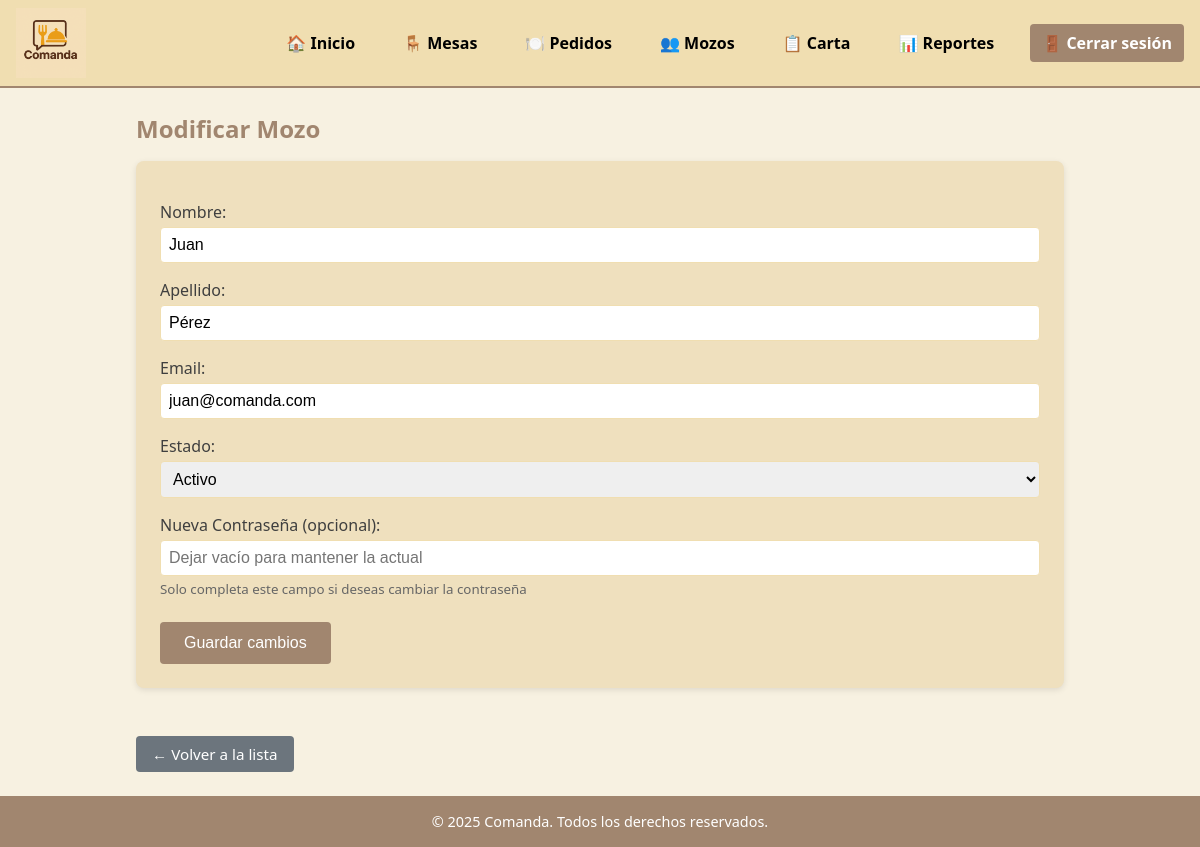
The app's page /index.php?route=mozos/edit&id=2 (signed in), older data.
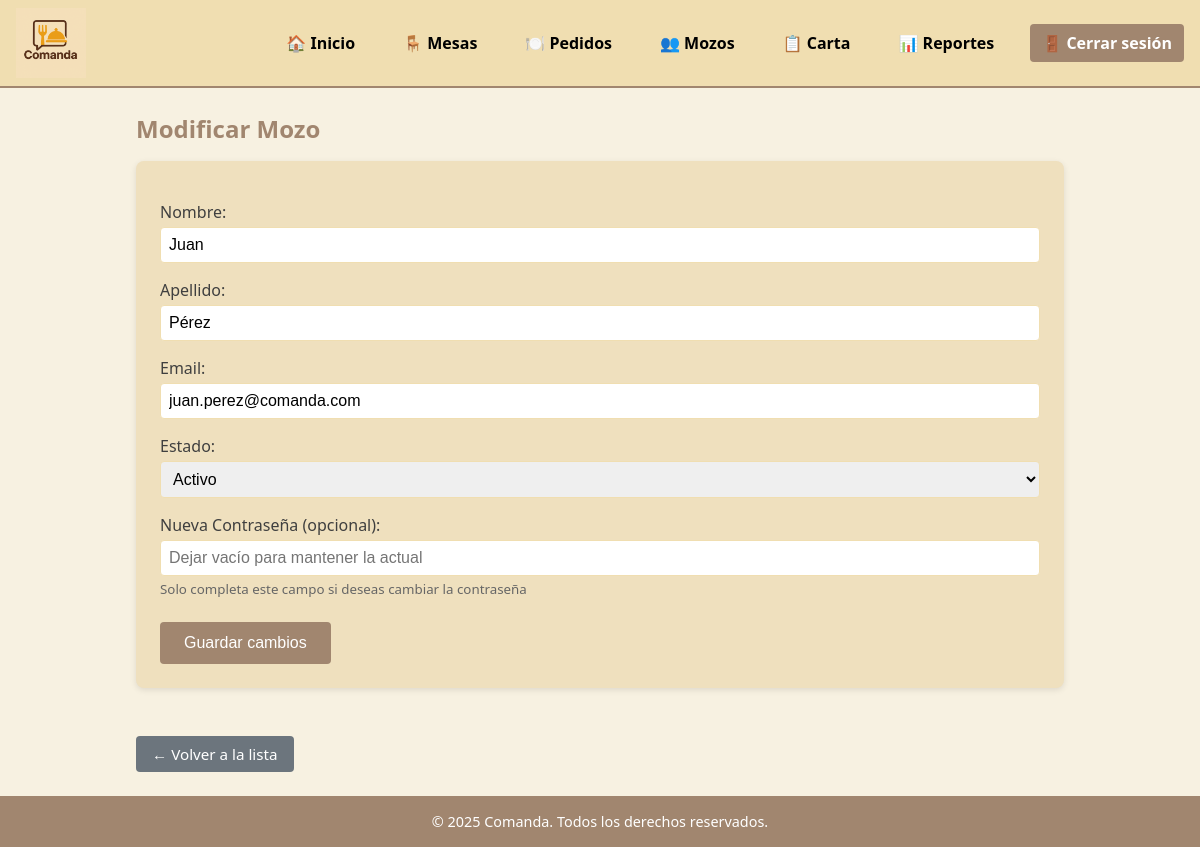
The same page, newer data.
### tables this page shows
CREATE TABLE usuarios (
  id_usuario     INT UNSIGNED AUTO_INCREMENT PRIMARY KEY,
  nombre         VARCHAR(50) NOT NULL,
  apellido       VARCHAR(50) NOT NULL,
  email          VARCHAR(100) NOT NULL UNIQUE,
  contrasenia    VARCHAR(255) NOT NULL,
  rol            ENUM('administrador','mozo') NOT NULL,
  estado         ENUM('activo','inactivo') NOT NULL DEFAULT 'activo',
  fecha_creacion TIMESTAMP NOT NULL DEFAULT CURRENT_TIMESTAMP
);

### src/config/helpers.php (called while the page is built, shortened)
<?php
function getBaseUrl() {
    $protocol = isset($_SERVER['HTTPS']) && $_SERVER['HTTPS'] === 'on' ? 'https' : 'http';
    $host = $_SERVER['HTTP_HOST'];
    $script_name = $_SERVER['SCRIPT_NAME'];
    return $protocol . '://' . $host . dirname($script_name);
}
function url($route = '', $params = []) {
    $base_url = getBaseUrl();
    $url = $base_url . '/index.php';
    if ($route) {
        $url .= '?route=' . $route;
    }
    return $url;
}
?>

### src/models/Usuario.php (called while the page is built, shortened)
<?php
class Usuario {
    public static function find(int $id): ?array {
        $db = (new Database)->getConnection();
        $stmt = $db->prepare("SELECT * FROM usuarios WHERE id_usuario = ?");
        $stmt->execute([$id]);
        return $stmt->fetch(PDO::FETCH_ASSOC) ?: null;
    }
}

### src/views/mozos/create.php (the view, shortened to what this page needs)
<?php
require_once __DIR__ . '/../../config/helpers.php';
$mozo = null;
if (isset($_GET['id'])) {
    $id = (int) $_GET['id'];
    if ($id > 0) {
        $mozo = Usuario::find($id);
    }
}
?>
<h2><?= isset($mozo) ? 'Modificar Mozo' : 'Alta de Mozo' ?></h2>
<form method="post" action="<?= url('mozos/create') ?>" autocomplete="off">
  <?php
  $usePostData = isset($_GET['error']) && !isset($mozo);
  ?>
  <label>Nombre:</label>
  <input type="text" name="nombre" required value="<?= htmlspecialchars($mozo['nombre'] ?? ($usePostData ? $_POST['nombre'] : '') ?? '') ?>" autocomplete="off">
  <label>Apellido:</label>
  <input type="text" name="apellido" required value="<?= htmlspecialchars($mozo['apellido'] ?? ($usePostData ? $_POST['apellido'] : '') ?? '') ?>" autocomplete="off">
  <label>Email:</label>
  <input type="email" name="email" required value="<?= htmlspecialchars($mozo['email'] ?? ($usePostData ? $_POST['email'] : '') ?? '') ?>" autocomplete="off">
  <?php if (isset($mozo)): ?>
    <label>Estado:</label>
    <select name="estado" required>
      <?php $estado = $mozo['estado'] ?? $_POST['estado'] ?? 'activo'; ?>
      <option value="activo" <?= $estado === 'activo' ? 'selected' : '' ?>>Activo</option>
    </select>
    <label>Nueva Contraseña (opcional):</label>
    <input type="password" name="contrasenia" placeholder="Dejar vacío para mantener la actual" autocomplete="new-password">
    <small style="color: #666; display: block; margin-top: 0.25rem;">
      Solo completa este campo si deseas cambiar la contraseña
    </small>
  <?php else: ?>
    <label>Contraseña:</label>
    <input type="password" name="contrasenia" required autocomplete="new-password">
  <?php endif; ?>
  <button type="submit"><?= isset($mozo) ? 'Guardar cambios' : 'Crear Mozo' ?></button>
</form>
<a href="<?= url('mozos') ?>" class="button" style="background-color: #6c757d; margin-top: 1rem;">
  ← Volver a la lista
</a>

Row changes from the older to the newer data that the page shows:
changed usuarios "Juan": email "juan@comanda.com" → "juan.perez@comanda.com"
